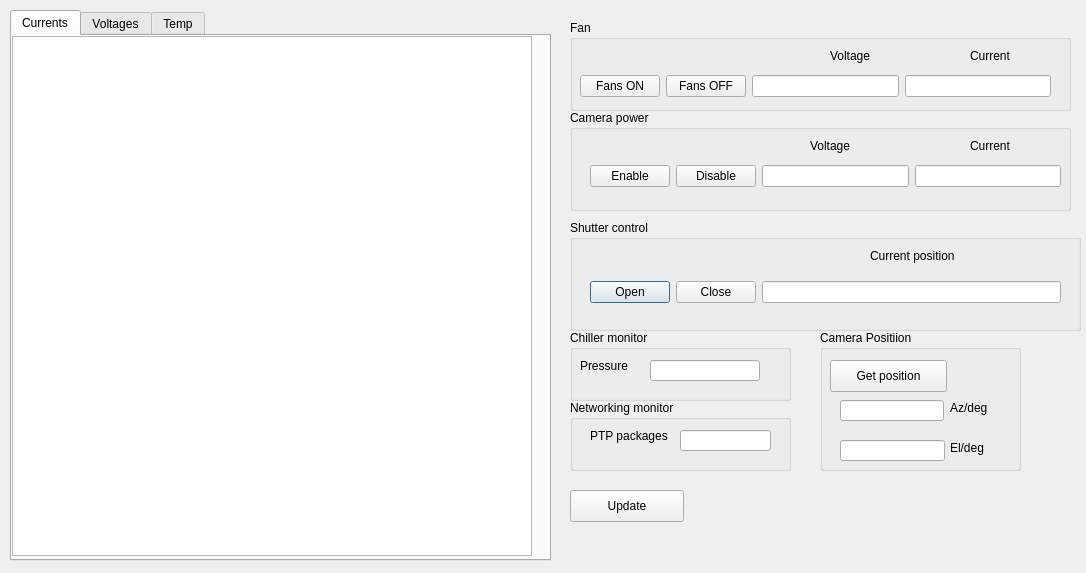
<?xml version="1.0" encoding="UTF-8"?>
<ui version="4.0">
 <class>Dialog</class>
 <widget class="QDialog" name="Dialog">
  <property name="geometry">
   <rect>
    <x>0</x>
    <y>0</y>
    <width>1086</width>
    <height>573</height>
   </rect>
  </property>
  <property name="windowTitle">
   <string>pSCT</string>
  </property>
  <widget class="QGroupBox" name="groupBox_5">
   <property name="geometry">
    <rect>
     <x>570</x>
     <y>220</y>
     <width>511</width>
     <height>111</height>
    </rect>
   </property>
   <property name="title">
    <string>Shutter control</string>
   </property>
   <widget class="QLabel" name="label_10">
    <property name="geometry">
     <rect>
      <x>300</x>
      <y>20</y>
      <width>101</width>
      <height>32</height>
     </rect>
    </property>
    <property name="text">
     <string>Current position</string>
    </property>
   </widget>
   <widget class="QWidget" name="layoutWidget_4">
    <property name="geometry">
     <rect>
      <x>20</x>
      <y>50</y>
      <width>471</width>
      <height>44</height>
     </rect>
    </property>
    <layout class="QHBoxLayout" name="horizontalLayout_3">
     <item>
      <widget class="QPushButton" name="pushButton_6">
       <property name="text">
        <string>Open</string>
       </property>
      </widget>
     </item>
     <item>
      <widget class="QPushButton" name="pushButton_7">
       <property name="text">
        <string>Close</string>
       </property>
      </widget>
     </item>
     <item>
      <widget class="QLineEdit" name="lineEdit_7"/>
     </item>
    </layout>
   </widget>
  </widget>
  <widget class="QGroupBox" name="groupBox_4">
   <property name="geometry">
    <rect>
     <x>570</x>
     <y>110</y>
     <width>501</width>
     <height>101</height>
    </rect>
   </property>
   <property name="title">
    <string>Camera power</string>
   </property>
   <widget class="QLabel" name="label_7">
    <property name="geometry">
     <rect>
      <x>400</x>
      <y>20</y>
      <width>51</width>
      <height>32</height>
     </rect>
    </property>
    <property name="text">
     <string>Current</string>
    </property>
   </widget>
   <widget class="QWidget" name="layoutWidget_3">
    <property name="geometry">
     <rect>
      <x>20</x>
      <y>50</y>
      <width>471</width>
      <height>33</height>
     </rect>
    </property>
    <layout class="QHBoxLayout" name="horizontalLayout_2">
     <item>
      <widget class="QPushButton" name="pushButton_4">
       <property name="text">
        <string>Enable</string>
       </property>
      </widget>
     </item>
     <item>
      <widget class="QPushButton" name="pushButton_5">
       <property name="text">
        <string>Disable</string>
       </property>
      </widget>
     </item>
     <item>
      <widget class="QLineEdit" name="lineEdit_5"/>
     </item>
     <item>
      <widget class="QLineEdit" name="lineEdit_6"/>
     </item>
    </layout>
   </widget>
   <widget class="QLabel" name="label_8">
    <property name="geometry">
     <rect>
      <x>240</x>
      <y>20</y>
      <width>51</width>
      <height>32</height>
     </rect>
    </property>
    <property name="text">
     <string>Voltage</string>
    </property>
   </widget>
  </widget>
  <widget class="QGroupBox" name="groupBox_6">
   <property name="geometry">
    <rect>
     <x>570</x>
     <y>330</y>
     <width>221</width>
     <height>71</height>
    </rect>
   </property>
   <property name="title">
    <string>Chiller monitor</string>
   </property>
   <widget class="QLineEdit" name="lineEdit_9">
    <property name="geometry">
     <rect>
      <x>80</x>
      <y>30</y>
      <width>110</width>
      <height>21</height>
     </rect>
    </property>
   </widget>
   <widget class="QLabel" name="label_11">
    <property name="geometry">
     <rect>
      <x>10</x>
      <y>20</y>
      <width>61</width>
      <height>32</height>
     </rect>
    </property>
    <property name="text">
     <string>Pressure</string>
    </property>
   </widget>
  </widget>
  <widget class="QGroupBox" name="groupBox_2">
   <property name="geometry">
    <rect>
     <x>570</x>
     <y>20</y>
     <width>501</width>
     <height>91</height>
    </rect>
   </property>
   <property name="title">
    <string>Fan</string>
   </property>
   <widget class="QLabel" name="label_6">
    <property name="geometry">
     <rect>
      <x>400</x>
      <y>20</y>
      <width>51</width>
      <height>32</height>
     </rect>
    </property>
    <property name="text">
     <string>Current</string>
    </property>
   </widget>
   <widget class="QLabel" name="label_5">
    <property name="geometry">
     <rect>
      <x>260</x>
      <y>20</y>
      <width>51</width>
      <height>32</height>
     </rect>
    </property>
    <property name="text">
     <string>Voltage</string>
    </property>
   </widget>
   <widget class="QWidget" name="layoutWidget">
    <property name="geometry">
     <rect>
      <x>10</x>
      <y>50</y>
      <width>471</width>
      <height>33</height>
     </rect>
    </property>
    <layout class="QHBoxLayout" name="horizontalLayout_4">
     <item>
      <widget class="QPushButton" name="pushButton_2">
       <property name="text">
        <string>Fans ON</string>
       </property>
      </widget>
     </item>
     <item>
      <widget class="QPushButton" name="pushButton_3">
       <property name="text">
        <string>Fans OFF</string>
       </property>
      </widget>
     </item>
     <item>
      <widget class="QLineEdit" name="lineEdit_3"/>
     </item>
     <item>
      <widget class="QLineEdit" name="lineEdit_4"/>
     </item>
    </layout>
   </widget>
  </widget>
  <widget class="QGroupBox" name="groupBox_7">
   <property name="geometry">
    <rect>
     <x>570</x>
     <y>400</y>
     <width>221</width>
     <height>71</height>
    </rect>
   </property>
   <property name="title">
    <string>Networking monitor</string>
   </property>
   <widget class="QLineEdit" name="lineEdit_8">
    <property name="geometry">
     <rect>
      <x>110</x>
      <y>30</y>
      <width>91</width>
      <height>21</height>
     </rect>
    </property>
   </widget>
   <widget class="QLabel" name="label_12">
    <property name="geometry">
     <rect>
      <x>20</x>
      <y>20</y>
      <width>101</width>
      <height>32</height>
     </rect>
    </property>
    <property name="text">
     <string>PTP packages</string>
    </property>
   </widget>
  </widget>
  <widget class="QGroupBox" name="groupBox">
   <property name="geometry">
    <rect>
     <x>820</x>
     <y>330</y>
     <width>201</width>
     <height>141</height>
    </rect>
   </property>
   <property name="title">
    <string>Camera Positiion</string>
   </property>
   <widget class="QPushButton" name="pushButton_1">
    <property name="geometry">
     <rect>
      <x>10</x>
      <y>30</y>
      <width>117</width>
      <height>32</height>
     </rect>
    </property>
    <property name="text">
     <string>Get position</string>
    </property>
   </widget>
   <widget class="QLabel" name="label_2">
    <property name="geometry">
     <rect>
      <x>130</x>
      <y>110</y>
      <width>39</width>
      <height>16</height>
     </rect>
    </property>
    <property name="text">
     <string>El/deg</string>
    </property>
   </widget>
   <widget class="QLabel" name="label">
    <property name="geometry">
     <rect>
      <x>130</x>
      <y>70</y>
      <width>44</width>
      <height>16</height>
     </rect>
    </property>
    <property name="text">
     <string>Az/deg</string>
    </property>
   </widget>
   <widget class="QLineEdit" name="lineEdit_1">
    <property name="geometry">
     <rect>
      <x>20</x>
      <y>70</y>
      <width>104</width>
      <height>21</height>
     </rect>
    </property>
   </widget>
   <widget class="QLineEdit" name="lineEdit_2">
    <property name="geometry">
     <rect>
      <x>20</x>
      <y>110</y>
      <width>105</width>
      <height>21</height>
     </rect>
    </property>
   </widget>
  </widget>
  <widget class="QTabWidget" name="tabWidget">
   <property name="enabled">
    <bool>true</bool>
   </property>
   <property name="geometry">
    <rect>
     <x>10</x>
     <y>10</y>
     <width>541</width>
     <height>551</height>
    </rect>
   </property>
   <property name="currentIndex">
    <number>0</number>
   </property>
   <widget class="QWidget" name="Currents">
    <attribute name="title">
     <string>Currents</string>
    </attribute>
    <widget class="QGraphicsView" name="graphicsView">
     <property name="geometry">
      <rect>
       <x>0</x>
       <y>0</y>
       <width>520</width>
       <height>520</height>
      </rect>
     </property>
    </widget>
   </widget>
   <widget class="QWidget" name="Voltages">
    <attribute name="title">
     <string>Voltages</string>
    </attribute>
    <widget class="QGraphicsView" name="graphicsView_2">
     <property name="geometry">
      <rect>
       <x>0</x>
       <y>0</y>
       <width>520</width>
       <height>520</height>
      </rect>
     </property>
    </widget>
   </widget>
   <widget class="QWidget" name="Temp">
    <attribute name="title">
     <string>Temp</string>
    </attribute>
    <widget class="QGraphicsView" name="graphicsView_3">
     <property name="geometry">
      <rect>
       <x>0</x>
       <y>0</y>
       <width>520</width>
       <height>520</height>
      </rect>
     </property>
    </widget>
   </widget>
  </widget>
  <widget class="QPushButton" name="pushButton">
   <property name="geometry">
    <rect>
     <x>570</x>
     <y>490</y>
     <width>114</width>
     <height>32</height>
    </rect>
   </property>
   <property name="text">
    <string>Update</string>
   </property>
  </widget>
 </widget>
 <resources/>
 <connections/>
</ui>
